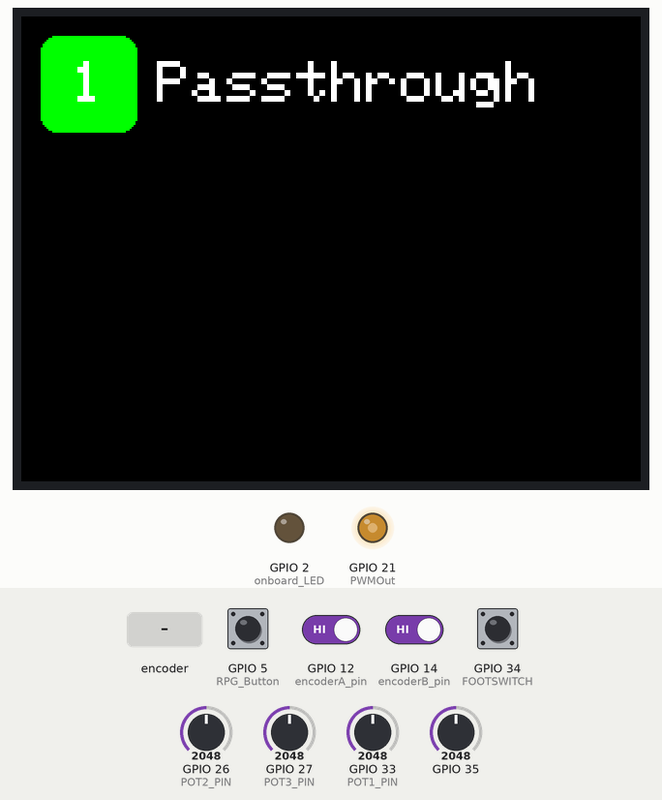
Bench run of a program on a simulated ESP32. Parts: 320×240 colour display, output pins drawn as LEDs (lit = HIGH). The inputs (shaded band) are chosen by the test bench; at power-on: GPIO 5 (RPG_Button), GPIO 12 (encoderA_pin), GPIO 14 (encoderB_pin) HIGH, GPIO 34 (FOOTSWITCH) LOW, GPIO 26 (POT2_PIN) = 2048, GPIO 27 (POT3_PIN) = 2048, GPIO 33 (POT1_PIN) = 2048, GPIO 35 = 2048. What the program prints to the serial monitor is not drawn.

Above: at 2.0 s.
2.1 s: rotary encoder on GPIO 12 (encoderA_pin) / GPIO 14 (encoderB_pin) turned 3 steps (first pin leading)
At 3.8 s:
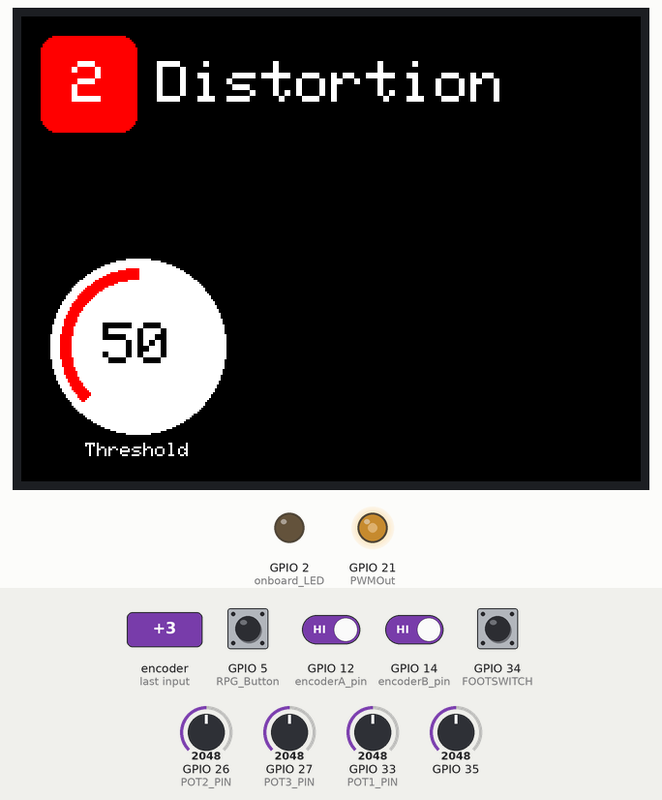
4.2 s: GPIO 34 (FOOTSWITCH) pulled HIGH for 0.15 s
At 4.28 s:
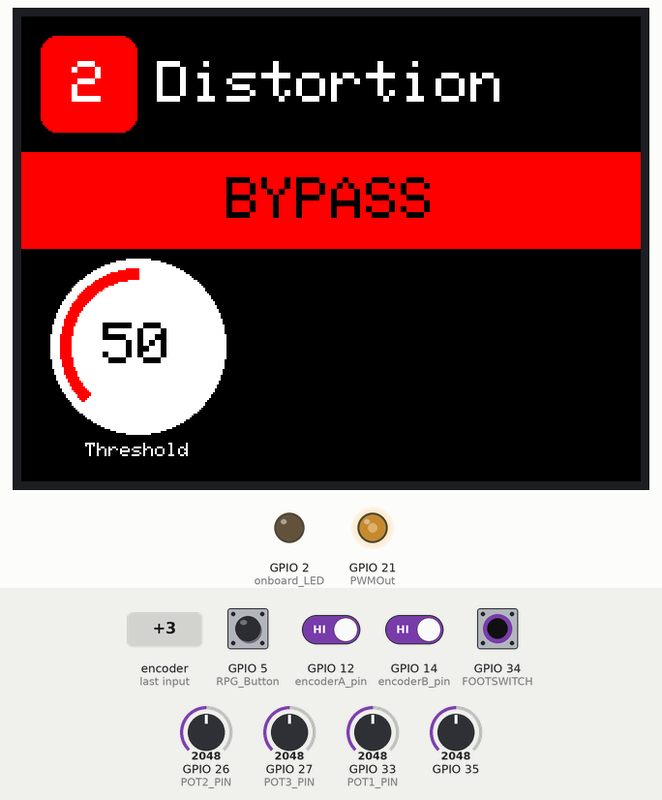
5.8 s: rotary encoder on GPIO 12 (encoderA_pin) / GPIO 14 (encoderB_pin) turned 3 steps (first pin leading)
At 6.7 s:
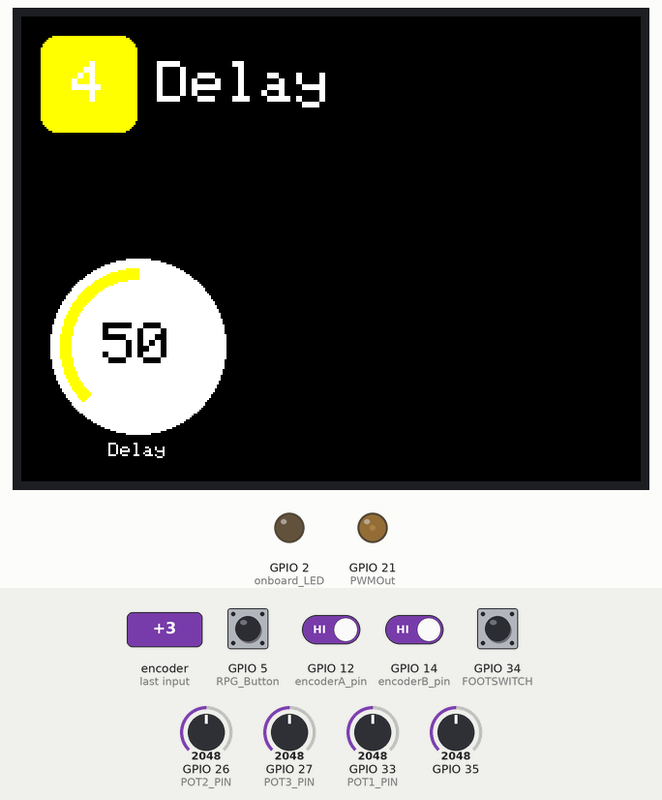
9.4 s: GPIO 34 (FOOTSWITCH) pulled HIGH for 1 s
At 10.0 s:
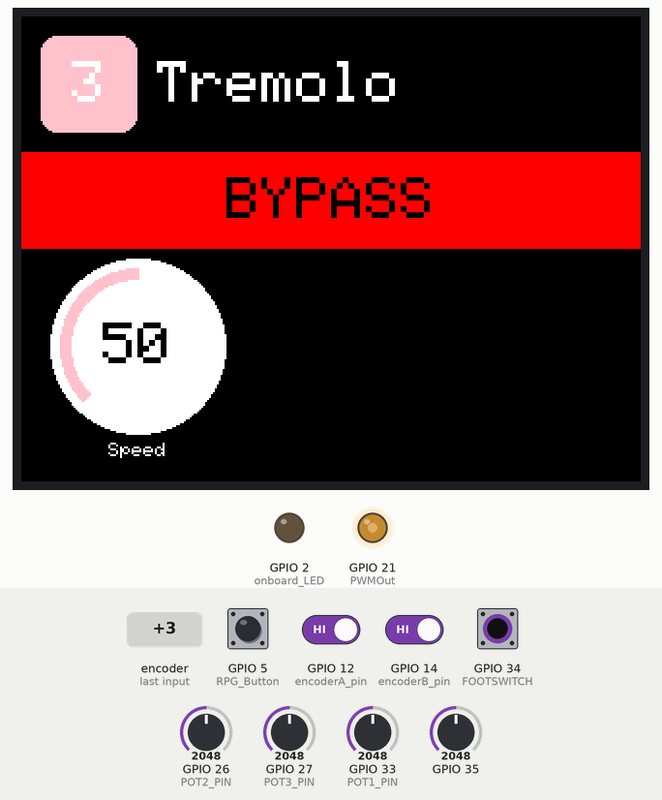
13.4 s: rotary encoder on GPIO 12 (encoderA_pin) / GPIO 14 (encoderB_pin) turned 2 steps (second pin leading)
At 13.62 s:
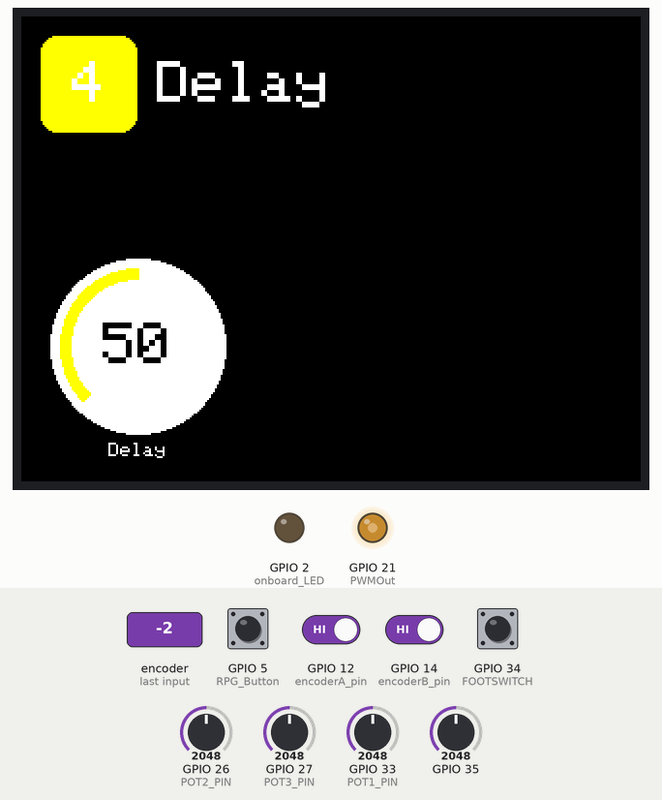
15.3 s: GPIO 34 (FOOTSWITCH) pulled HIGH for 0.15 s
At 15.38 s:
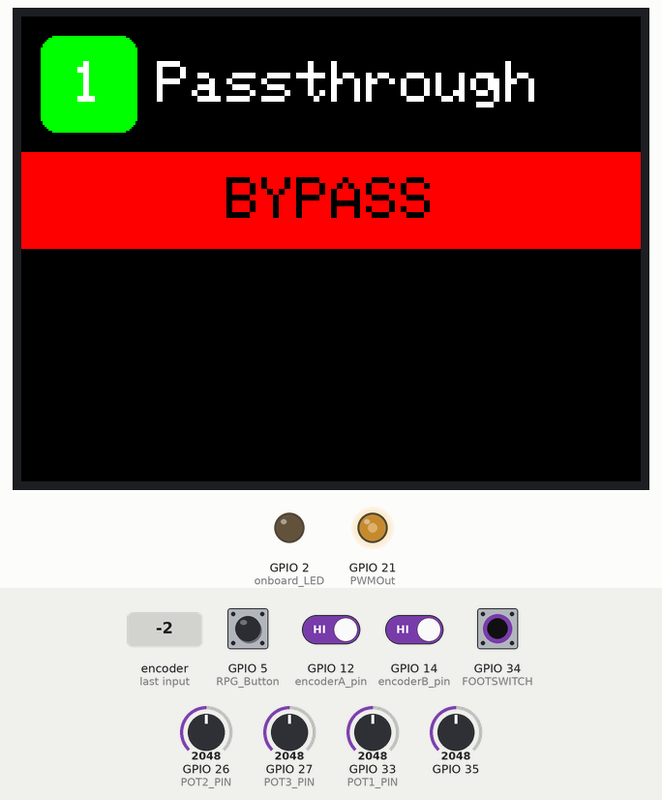
Timing chart, 0 to 17.9 s (numbered marks = the images above; inputs shaded):
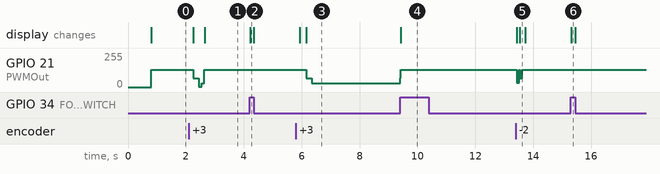

Measured:
- after the input at 2.1 s, GPIO 21 (PWMOut): 128/255 → 64/255 after 0.16 s, → 2/255 0.19 s later, → 27/255 0.10 s later, → 128/255 0.08 s later; the display: first changes after 0.16 s (image 1 shows a later state)
- after the input at 4.2 s, the display: changes at once (image 2)
- after the input at 5.8 s, GPIO 21 (PWMOut): 128/255 → 64/255 after 0.36 s, → 29/255 0.19 s later, → 66/255 3.0 s later; the display: first changes after 0.14 s (image 3 shows a later state)
- after the input at 9.4 s, GPIO 21 (PWMOut): 66/255 → 128/255 at once; the display: changes at once (image 4)
- after the input at 13.4 s, GPIO 21 (PWMOut): 128/255 → 32/255 at once, → 64/255 0.08 s later, → 128/255 0.11 s later; the display: first changes at once (image 5 shows a later state)
- after the input at 15.3 s, the display: changes at once (image 6)

The program:

main.cpp
```cpp
#include <Arduino.h>
#include <interface.h>
#include "driver/adc.h"
#include "effects/effects.h"

#define PWMOut 21
#define PWMFreq 19000
#define PWMRes 12

// some variables
TaskHandle_t interfaceTaskHandle = NULL;
TaskHandle_t adcTaskHandle = NULL;

// some prototypes
void adcLoop(void *param);

void setup()
{
    // set up serial
    Serial.begin(115200);

    // run screen setup
    interfaceSetup();

    // run other setup code here
    xTaskCreatePinnedToCore(
        interfaceLoop,        // Function to implement the task
        "Interface Task",     // Name of the task
        10000,                // Stack size in bytes
        NULL,                 // Task input parameter
        1,                    // Priority of the task
        &interfaceTaskHandle, // Task handle
        0                     // core
    );

    // set up ADC pin
    pinMode(35, INPUT);

    // set up PWM pins for audio output
    pinMode(PWMOut, OUTPUT);       // D21
    ledcSetup(0, PWMFreq, PWMRes); // PWM channel 0
    ledcAttachPin(PWMOut, 0);      // attach PWM Channel 0 to pin 21

    // pin processADC to core 1
    xTaskCreatePinnedToCore(
        adcLoop,        // Function to implement the task
        "ADC",          // Name of the task
        10000,          // Stack size in bytes
        NULL,           // Task input parameter
        1,              // Priority of the task
        &adcTaskHandle, // Task handle
        1               // core
    );

    // set up periodic timer/interrupt for sampling, trigger every PWMfreq
}

unsigned long prevTime = 0;
int prevValue = 0;

void adcLoop(void *param)
{
    while (true)
    {
        unsigned long currentTime = micros();
        if (currentTime - prevTime >= (1000000 / PWMFreq))
        {
            uint16_t rawInput = analogRead(35);
            uint16_t inputVal = (rawInput + prevValue) / 2;
            prevValue = rawInput;
            uint16_t outputVal = bypass ? inputVal : activeEffect->process(inputVal, pot1Raw, pot2Raw, pot3Raw);
            ledcWrite(0, outputVal);
            prevTime = currentTime;
        }
        // vTaskDelay(1);
    }
}

void loop()
{
    vTaskDelete(NULL);
}
```

effects.cpp
```cpp
#include "effects.h"

#define BUFFER_SIZE 5000
#define LOOPER_BUFFER_SIZE 20000

uint16_t passthrough(uint16_t inputValue, int param1, int param2, int param3)
{
    return inputValue;
}

void defaultSetup(int param1, int param2, int param3)
{
}

void defaultButton(void)
{
}

Effect::Effect(int id, String name, uint16_t color, int param1_min, int param1_max, bool param1_enable, String param1_name, int param2_min, int param2_max, bool param2_enable, String param2_name, int param3_min, int param3_max, bool param3_enable, String param3_name, uint16_t (*process)(uint16_t inputValue, int param1, int param2, int param3), void (*setup)(int param1, int param2, int param3) = defaultSetup, void (*button)(void) = defaultButton)
{
    this->id = id;
    this->name = name;
    this->color = color;
    this->param1_min = param1_min;
    this->param1_max = param1_max;
    this->param1_enable = param1_enable;
    this->param1_name = param1_name;
    this->param2_min = param2_min;
    this->param2_max = param2_max;
    this->param2_enable = param2_enable;
    this->param2_name = param2_name;
    this->param3_min = param3_min;
    this->param3_max = param3_max;
    this->param3_enable = param3_enable;
    this->param3_name = param3_name;

    this->process = process;
    this->setup = setup;
    this->button = button;
}

int effectCount = 4;
int activeEffectIndex = 0;
Effect *activeEffect = nullptr;
boolean bypass = false;

int bufPointer = 0;
uint16_t audioBuffer[BUFFER_SIZE];
uint16_t reverbBuffer[BUFFER_SIZE];
uint16_t looperBuffer[LOOPER_BUFFER_SIZE];

void shiftBuffer(uint16_t sample)
{
    bufPointer++;
    if (bufPointer >= BUFFER_SIZE)
    {
        bufPointer = 0;
    }
    audioBuffer[bufPointer] = sample;
}

uint16_t recallSample(int offset)
{
    int index = bufPointer - offset;
    if (index < 0)
    {
        index += BUFFER_SIZE;
    }
    return audioBuffer[index];
}

uint16_t delay(uint16_t inputValue, int param1, int param2, int param3)
{
    shiftBuffer(inputValue);
    if (param1 == 0)
        return inputValue;
    uint16_t outputValue = recallSample(map(param1, 0, 100, 0, BUFFER_SIZE));
    return (outputValue + inputValue) / 2;
}

uint16_t threshold, outputValue;
uint16_t distortion(uint16_t inputValue, int param1, int param2, int param3)
{
    // Apply distortion effect
    if (param1 == 0)
        return inputValue;
    uint16_t outputValue = inputValue;
    int threshold = map(100 - map(param1, 0, 100, 0, 40), 0, 100, 0, 4095);
    // Serial.printf("%d\t%d\t%d\n", inputValue, threshold, outputValue);
    if (outputValue > threshold)
        outputValue = 4095;
    if (outputValue < 4095 - threshold)
        outputValue = 0;

    return outputValue;
}

short tremoloOffset = 0;
short tremeloPrescale = 0;
uint16_t tremolo(uint16_t inputValue, int param1, int param2, int param3)
{
    // Serial.printf("%d\n", inputValue);
    uint16_t outputValue = map(inputValue, 0, 4095, 0, sin_waveform[tremoloOffset]);
    outputValue = map(outputValue, 0, 255, 0, 4095);

    tremeloPrescale++;
    if (tremeloPrescale >= map(100 - param1, 0, 100, 0, 10))
    {
        tremeloPrescale = 0;
        tremoloOffset += 1;
        if (tremoloOffset >= 1024)
        {
            tremoloOffset = 0;
        }
    }

    return outputValue;
}

Effect *
    effects[] = {
        new Effect(1, "Passthrough", TFT_GREEN, 0, 100, false, "hi", 0, 0, false, "", 0, 0, false, "", passthrough),
        new Effect(2, "Distortion", TFT_RED, 0, 100, true, "Threshold", 0, 40, false, "Param 2", 0, 60, false, "Param 3", distortion),
        new Effect(3, "Tremolo", TFT_PINK, 0, 100, true, "Speed", 0, 40, false, "Param 2", 0, 60, false, "Param 3", tremolo),
        new Effect(4, "Delay", TFT_YELLOW, 0, 100, true, "Delay", 0, 40, false, "Param 2", 0, 60, false, "Param 3", delay),
        // new Effect(5, "Reverb", TFT_PURPLE, 0, 100, true, "Delay", 0, 100, true, "Decay", 0, 60, false, "Param 3", reverb, reverbSetup),
        // new Effect(6, "Looper", TFT_GOLD, 0, 100, true, "Input Volume", 0, 100, true, "Looper Volume", 0, 100, false, "", loopMain, defaultSetup, loopToggle)};
};
```

interface.cpp
```cpp
#include <SPI.h>
#include <TFT_eSPI.h>
#include "rotary_encoder/encoder.h"
#include "interface.h"
#include "effects/effects.h"

#define POT1_PIN 33
#define POT2_PIN 26
#define POT3_PIN 27

#define FOOTSWITCH 34
#define RPG_Button 5

#define CIRCLE_Y 170

// input defs
TFT_eSPI tft = TFT_eSPI();

// Function prototypes
void interfaceSetup(void);
void interfaceLoop(void *param);
void changeEffect(Effect *newEffect);
void toggleBypass(void);

// variables
int pot1Raw = 0;
int pot2Raw = 0;
int pot3Raw = 0;

String pot1Value;
String pot2Value;
String pot3Value;

// --------------------------------------------------

void interfaceSetup()
{
    // setup display
    tft.init();
    tft.setRotation(3);
    tft.fillScreen(TFT_BLACK);
    tft.setTextColor(TFT_WHITE);
    tft.setCursor(0, 0);
    tft.setTextSize(3);
    tft.setTextDatum(MC_DATUM);
    tft.drawString("guitar pedal!", tft.width() / 2, tft.height() / 2);

    // setup rotary encoder
    initEncoder();

    // setup pots
    pinMode(POT1_PIN, INPUT);
    pinMode(POT2_PIN, INPUT);
    pinMode(POT3_PIN, INPUT);
    pinMode(RPG_Button, INPUT_PULLUP);

    // set pin 34 to be an interrupt
    pinMode(FOOTSWITCH, INPUT);
    attachInterrupt(FOOTSWITCH, toggleBypass, CHANGE);

    delay(500);

    changeEffect(effects[0]); // set default effect
}

void toggleBypass()
{
    bypass = !bypass;

    if (bypass)
    {
        tft.setTextSize(3);
        tft.fillRect(0, 70, tft.width(), 50, TFT_RED);
        tft.setTextDatum(MC_DATUM);
        tft.drawString("BYPASS", tft.width() / 2, 95);
    }
    else
    {
        tft.fillRect(0, 70, tft.width(), 50, TFT_BLACK);
    }
}

void changeEffect(Effect *newEffect)
{
    // change effect
    activeEffect = newEffect;

    // update display
    tft.fillScreen(TFT_BLACK);
    tft.setTextColor(TFT_WHITE);
    tft.fillRoundRect(10, 10, 50, 50, 8, activeEffect->color);

    // draw effect name
    tft.setTextDatum(MC_DATUM);
    tft.setTextSize(3);
    tft.drawNumber(activeEffect->id, 35, 35);
    tft.setTextDatum(CL_DATUM);
    tft.drawString(activeEffect->name, 70, 35);

    // draw param names
    tft.setTextSize(1.5);
    tft.setTextDatum(TC_DATUM);
    if (activeEffect->param1_enable)
    {
        tft.drawString(activeEffect->param1_name, 60, CIRCLE_Y + 50);
    }
    if (activeEffect->param2_enable)
    {
        tft.drawString(activeEffect->param2_name, 160, CIRCLE_Y + 50);
    }
    if (activeEffect->param3_enable)
    {
        tft.drawString(activeEffect->param3_name, 260, CIRCLE_Y + 50);
    }
    activeEffect->setup(pot1Raw, pot2Raw, pot3Raw);

    pot1Raw = 0;
    pot2Raw = 0;
    pot3Raw = 0;
}

unsigned long buttonSamplePrev = 0;
int buttonSampleInterval = 0.1e6; // 100ms
int buttonPrev = 0;

void interfaceLoop(void *param)
{
    while (true)
    {
        // update pots
        int newPot1Raw = map(analogRead(POT1_PIN), 0, 4095, activeEffect->param1_min, activeEffect->param1_max);
        int newPot2Raw = map(analogRead(POT2_PIN), 0, 4095, activeEffect->param2_min, activeEffect->param2_max);
        int newPot3Raw = map(analogRead(POT3_PIN), 0, 4095, activeEffect->param3_min, activeEffect->param3_max);

        boolean pot1Change = abs(newPot1Raw - pot1Raw) > (int(float(activeEffect->param1_max - activeEffect->param1_min) / 50.0));
        boolean pot2Change = abs(newPot2Raw - pot2Raw) > (int(float(activeEffect->param2_max - activeEffect->param2_min) / 50.0));
        boolean pot3Change = abs(newPot3Raw - pot3Raw) > (int(float(activeEffect->param3_max - activeEffect->param3_min) / 50.0));

        Serial.printf("%d %d %d\n", pot1Change, pot2Change, pot3Change);

        unsigned long time = micros();
        if ((time - buttonSamplePrev) > buttonSampleInterval)
        {
            int newButtonRPG = digitalRead(RPG_Button);
            if (newButtonRPG != buttonPrev)
            {
                // toggleBypass();
                activeEffect->button;
            }
        }

        if (pot1Change || pot2Change || pot3Change)
        {
            tft.setTextSize(3);
            tft.setTextColor(TFT_BLACK);
            tft.setTextDatum(MC_DATUM);
            activeEffect->setup(pot1Raw, pot2Raw, pot3Raw);
        }

        if (activeEffect->param1_enable && pot1Change)
        {
            pot1Raw = newPot1Raw;
            uint32_t pot1Angle = (float(pot1Raw) / float(activeEffect->param1_max)) * float(360);
            tft.fillCircle(60, CIRCLE_Y, 45, TFT_WHITE);
            tft.drawArc(60, CIRCLE_Y, 40, 35, 45, map(pot1Angle, 0, 360, 45, 315), activeEffect->color, activeEffect->color);
            tft.drawString(String(pot1Raw), 60, CIRCLE_Y);
        }
        if (activeEffect->param2_enable && pot2Change)
        {
            pot2Raw = newPot2Raw;
            uint32_t pot2Angle = (float(pot2Raw) / float(activeEffect->param2_max)) * float(360);
            tft.fillCircle(160, CIRCLE_Y, 45, TFT_WHITE);
            tft.drawArc(160, CIRCLE_Y, 40, 35, 45, map(pot2Angle, 0, 360, 45, 315), activeEffect->color, activeEffect->color);
            tft.drawString(String(pot2Raw), 160, CIRCLE_Y);
        }
        if (activeEffect->param3_enable && pot3Change)
        {
            pot3Raw = newPot3Raw;
            uint32_t pot3Angle = (float(pot3Raw) / float(activeEffect->param3_max)) * float(360);
            tft.fillCircle(260, CIRCLE_Y, 45, TFT_WHITE);
            tft.drawArc(260, CIRCLE_Y, 40, 35, 45, map(pot3Angle, 0, 360, 45, 315), activeEffect->color, activeEffect->color);
            tft.drawString(String(pot3Raw), 260, CIRCLE_Y);
        }

        // check if rotary encoder has changed
        if (rotaryChange)
        {
            rotaryChange = false;
            Serial.printf("rotaryCounter: %d\n", rotaryCounter % effectCount);

            changeEffect(effects[rotaryCounter % effectCount]);
        }

        vTaskDelay(1000 / 60 / portTICK_PERIOD_MS);
    }
}
```

interface.h
```cpp
void interfaceSetup();
void interfaceLoop(void *param);

extern int pot1Raw;
extern int pot2Raw;
extern int pot3Raw;
```

encoder.cpp
```cpp
#include <Arduino.h>
#include "encoder.h"
#include "../effects/effects.h"

// #define button_pin 19
#define encoderA_pin 12
#define encoderB_pin 14

volatile int rotaryCounter;
volatile int rotaryCounterRaw;              // current "position" of rotary encoder (increments CW)
volatile boolean rotaryChange;              // will turn true if rotaryCounter has changed
volatile boolean buttonPressed = false;     // will turn true if the button has been pushed
volatile boolean buttonReleased = false;    // will turn true if the button has been released (sets buttonDowntime)
volatile unsigned long buttonDowntime = 0L; // ms the button was pushed before release
volatile unsigned char previousState = 0;   // previous state
volatile unsigned char currentState = 0;

void initEncoder()
{
    pinMode(encoderA_pin, INPUT_PULLUP);
    pinMode(encoderB_pin, INPUT_PULLUP);
    pinMode(2, OUTPUT); // onboard LED

    attachInterrupt(encoderA_pin, rotaryISR, CHANGE);
    attachInterrupt(encoderB_pin, rotaryISR, CHANGE);

    rotaryCounter = 0;
    rotaryCounterRaw = 0;
    rotaryChange = false;
}

void IRAM_ATTR rotaryISR()
{
    if (rotaryChange)
    {
        return;
    }

    // print current state to serial
    int lookup_table[] = {0, -1, 1, 0, 1, 0, 0, -1, -1, 0, 0, 1, 0, 1, -1, 0};

    currentState = digitalRead(encoderA_pin) << 1 | digitalRead(encoderB_pin);
    rotaryCounterRaw = (rotaryCounterRaw - lookup_table[previousState << 2 | currentState]) % 64;
    if (rotaryCounterRaw < 0)
    {
        rotaryCounterRaw += 64;
    }
    previousState = currentState;

    rotaryChange = rotaryCounterRaw / 4 != rotaryCounter;
    rotaryCounter = rotaryCounterRaw / 4; // divide by 4 to get the actual position
}
```

encoder.h
```cpp
void initEncoder();
void rotaryISR();

extern volatile int rotaryCounter; // current "position" of rotary encoder (increments CW)
extern volatile bool rotaryChange; // will turn true if rotary_counter has changed
```

Source omitted: effects.h (15418 bytes)
